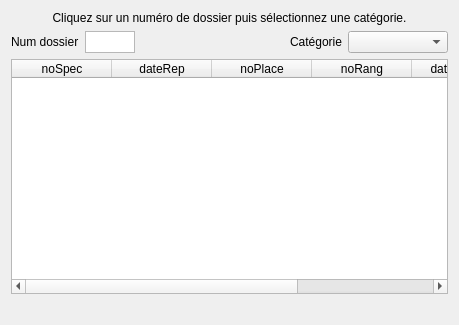
<?xml version="1.0" encoding="UTF-8"?>
<ui version="4.0">
 <class>fct_comp_4</class>
 <widget class="QDialog" name="fct_comp_4">
  <property name="geometry">
   <rect>
    <x>0</x>
    <y>0</y>
    <width>459</width>
    <height>325</height>
   </rect>
  </property>
  <property name="windowTitle">
   <string>Tickets d'un dossier et d'une catégorie</string>
  </property>
  <layout class="QVBoxLayout" name="verticalLayout">
   <item>
    <widget class="QLabel" name="label_3">
     <property name="text">
      <string>Cliquez sur un numéro de dossier puis sélectionnez une catégorie.</string>
     </property>
     <property name="alignment">
      <set>Qt::AlignCenter</set>
     </property>
    </widget>
   </item>
   <item>
    <layout class="QHBoxLayout" name="horizontalLayout">
     <item>
      <widget class="QLabel" name="label">
       <property name="text">
        <string>Num dossier</string>
       </property>
      </widget>
     </item>
     <item>
      <widget class="QListWidget" name="listWidget_4_dossier">
       <property name="sizePolicy">
        <sizepolicy hsizetype="Ignored" vsizetype="Ignored">
         <horstretch>0</horstretch>
         <verstretch>0</verstretch>
        </sizepolicy>
       </property>
       <property name="minimumSize">
        <size>
         <width>50</width>
         <height>0</height>
        </size>
       </property>
      </widget>
     </item>
     <item>
      <spacer name="horizontalSpacer">
       <property name="orientation">
        <enum>Qt::Horizontal</enum>
       </property>
       <property name="sizeHint" stdset="0">
        <size>
         <width>40</width>
         <height>20</height>
        </size>
       </property>
      </spacer>
     </item>
     <item>
      <widget class="QLabel" name="label_2">
       <property name="text">
        <string>Catégorie</string>
       </property>
      </widget>
     </item>
     <item>
      <widget class="QComboBox" name="comboBox_4_categorie">
       <property name="minimumSize">
        <size>
         <width>100</width>
         <height>0</height>
        </size>
       </property>
      </widget>
     </item>
    </layout>
   </item>
   <item>
    <widget class="QTableWidget" name="table_fct_comp_4">
     <property name="minimumSize">
      <size>
       <width>430</width>
       <height>0</height>
      </size>
     </property>
     <property name="sizeAdjustPolicy">
      <enum>QAbstractScrollArea::AdjustToContents</enum>
     </property>
     <attribute name="horizontalHeaderMinimumSectionSize">
      <number>50</number>
     </attribute>
     <attribute name="horizontalHeaderStretchLastSection">
      <bool>true</bool>
     </attribute>
     <attribute name="verticalHeaderVisible">
      <bool>false</bool>
     </attribute>
     <column>
      <property name="text">
       <string>noSpec</string>
      </property>
     </column>
     <column>
      <property name="text">
       <string>dateRep</string>
      </property>
     </column>
     <column>
      <property name="text">
       <string>noPlace</string>
      </property>
     </column>
     <column>
      <property name="text">
       <string>noRang</string>
      </property>
     </column>
     <column>
      <property name="text">
       <string>dateEmTick</string>
      </property>
     </column>
     <column>
      <property name="text">
       <string>noDos</string>
      </property>
     </column>
    </widget>
   </item>
   <item>
    <widget class="QLabel" name="label_fct_comp_4">
     <property name="text">
      <string/>
     </property>
     <property name="alignment">
      <set>Qt::AlignCenter</set>
     </property>
    </widget>
   </item>
  </layout>
 </widget>
 <resources/>
 <connections>
  <connection>
   <sender>listWidget_4_dossier</sender>
   <signal>itemSelectionChanged()</signal>
   <receiver>fct_comp_4</receiver>
   <slot>refreshCatList()</slot>
   <hints>
    <hint type="sourcelabel">
     <x>159</x>
     <y>13</y>
    </hint>
    <hint type="destinationlabel">
     <x>172</x>
     <y>72</y>
    </hint>
   </hints>
  </connection>
  <connection>
   <sender>comboBox_4_categorie</sender>
   <signal>currentTextChanged(QString)</signal>
   <receiver>fct_comp_4</receiver>
   <slot>refreshResult()</slot>
   <hints>
    <hint type="sourcelabel">
     <x>386</x>
     <y>24</y>
    </hint>
    <hint type="destinationlabel">
     <x>348</x>
     <y>72</y>
    </hint>
   </hints>
  </connection>
 </connections>
 <slots>
  <slot>refreshResult()</slot>
  <slot>refreshCatList()</slot>
 </slots>
</ui>
